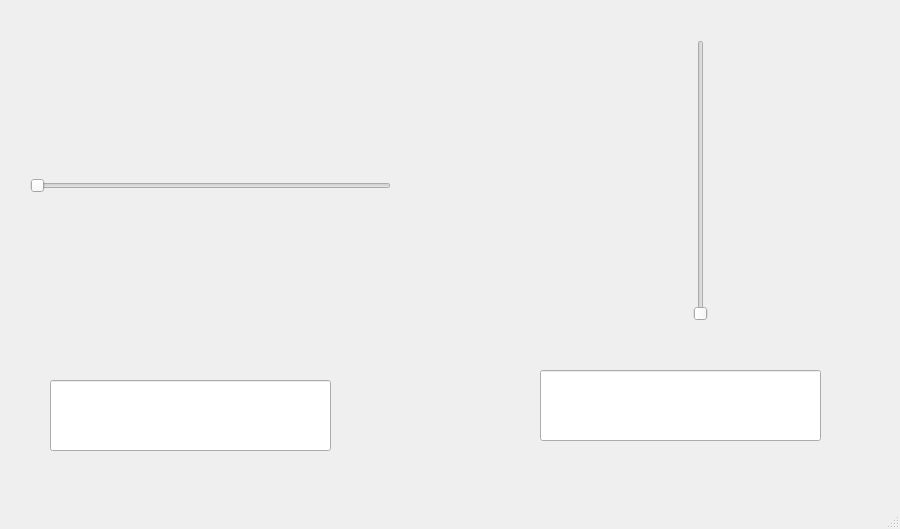
<?xml version="1.0" encoding="UTF-8"?>
<ui version="4.0">
 <class>MainWindow</class>
 <widget class="QMainWindow" name="MainWindow">
  <property name="geometry">
   <rect>
    <x>0</x>
    <y>0</y>
    <width>900</width>
    <height>529</height>
   </rect>
  </property>
  <property name="windowTitle">
   <string>MainWindow</string>
  </property>
  <widget class="QWidget" name="centralwidget">
   <widget class="QLineEdit" name="txt_valor">
    <property name="geometry">
     <rect>
      <x>50</x>
      <y>380</y>
      <width>281</width>
      <height>71</height>
     </rect>
    </property>
    <property name="font">
     <font>
      <pointsize>16</pointsize>
      <weight>75</weight>
      <bold>true</bold>
     </font>
    </property>
    <property name="text">
     <string/>
    </property>
    <property name="alignment">
     <set>Qt::AlignCenter</set>
    </property>
   </widget>
   <widget class="QSlider" name="horizontalSlider">
    <property name="geometry">
     <rect>
      <x>30</x>
      <y>160</y>
      <width>361</width>
      <height>51</height>
     </rect>
    </property>
    <property name="orientation">
     <enum>Qt::Horizontal</enum>
    </property>
   </widget>
   <widget class="QSlider" name="verticalSlider">
    <property name="geometry">
     <rect>
      <x>660</x>
      <y>40</y>
      <width>81</width>
      <height>281</height>
     </rect>
    </property>
    <property name="orientation">
     <enum>Qt::Vertical</enum>
    </property>
   </widget>
   <widget class="QLineEdit" name="txt_valor_2">
    <property name="geometry">
     <rect>
      <x>540</x>
      <y>370</y>
      <width>281</width>
      <height>71</height>
     </rect>
    </property>
    <property name="font">
     <font>
      <pointsize>16</pointsize>
      <weight>75</weight>
      <bold>true</bold>
     </font>
    </property>
    <property name="text">
     <string/>
    </property>
    <property name="alignment">
     <set>Qt::AlignCenter</set>
    </property>
   </widget>
  </widget>
  <widget class="QMenuBar" name="menubar">
   <property name="geometry">
    <rect>
     <x>0</x>
     <y>0</y>
     <width>900</width>
     <height>26</height>
    </rect>
   </property>
  </widget>
  <widget class="QStatusBar" name="statusbar"/>
 </widget>
 <resources/>
 <connections/>
</ui>
